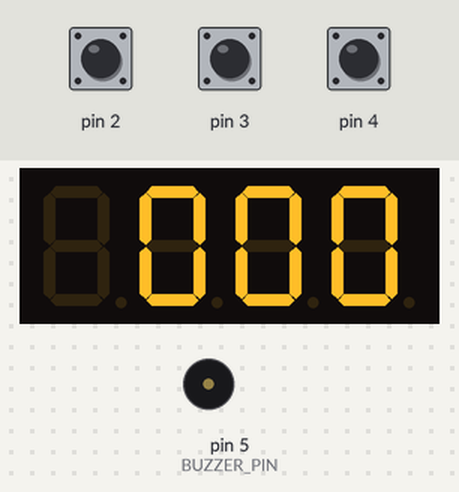
A sketch run on a simulated Arduino Uno, built with avr-gcc and run on an emulated ATmega328P. Parts: 4-digit seven-segment display, buzzer (waves = sounding). The test bench sets the inputs (shaded band); at power-on: pin 2 HIGH, pin 3 HIGH, pin 4 HIGH.

Above: at 0.1 s.
1.3 s: pin 2 pulled LOW for 3.2 s
At 2.95 s:
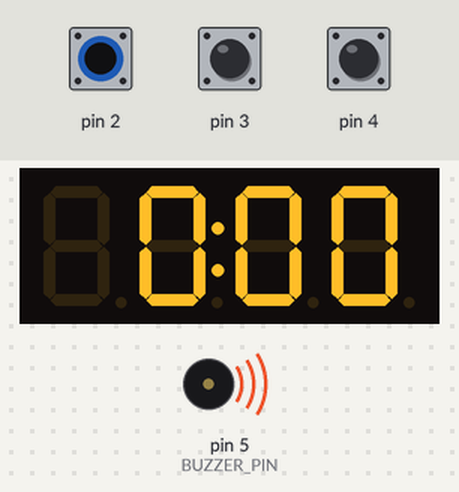
6.0 s: pin 2 pulled LOW for 0.15 s
At 6.3 s:
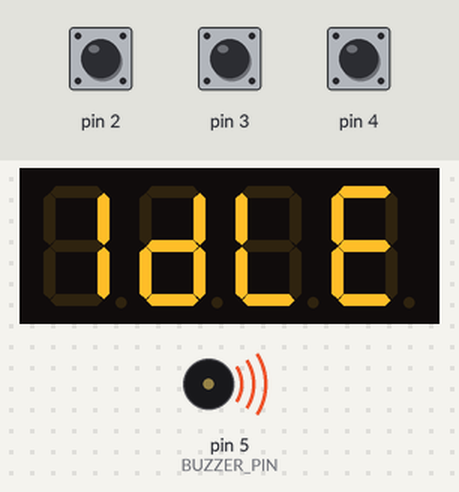
Timing chart, 0 to 9.0 s (numbered marks = the images above; inputs shaded):
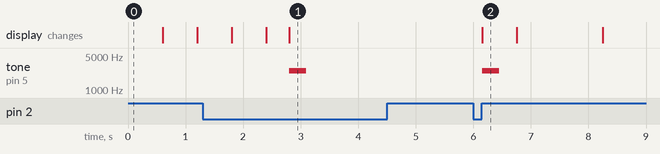

The sketch:

Chess_clock.ino
```cpp
#include <GyverTM1637.h>
#include <GyverButton.h>

/*
   Шахматные часы для контроля рабочего времени
   Два потока времени - обратный отсчет рабочего времени и прямой счет перерывов
   Встроенные оповещения о длительном перерыве (если необходимо)
   Проверка присутствия на рабочем месте (если необходимо)
*/

/*---------------------------------------Настройки----------------------------------------------*/
#define BIG_BTN     2       // Пин для большой кнопки
#define LEFT_BTN    3       // Пин для левой кнопки управления
#define RIGHT_BTN   4       // Пин для правой кнопки управления
#define BUZZER_PIN  5       // Пин для баззера (если нужен)
#define BUZZER_TONE 2500    // Частота баззера в герцах
#define BUZZER_DUR  300     // Длинна сигнала баззера в мс
#define CLK         A5      // Пин дисплея CLK
#define DIO         A4      // Пин дисплея DIO

#define CHECK_ENABLE   1    // Включить проверку наличия на рабочем месте (0 - выкл, 1 - вкл)
#define CHECK_TIMEOUT 15    // Таймаут на нажатие кнопки при проверке в секундах
#define CHECK_PERIOD 3      // Постоянный период проверки в минутах
#define CHECK_PERIOD_RAND 0 // Генерировать опрос со случайным периодом  (0 - выкл, 1 - вкл)
#define CHECK_PERIOD_MIN 1  // Мин период опроса в минутах
#define CHECK_PERIOD_MAX 15 // Макс период опроса в минутах

#define IDLE_ALERT 0        // Делать оповещения о долгом перерыве
#define IDLE_ALERT_PERIOD 5 // Период оповещений в минутах
/*-----------------------------------------------------------------------------------------------*/

GButton big(BIG_BTN, HIGH_PULL);
GButton left(LEFT_BTN, HIGH_PULL);
GButton right(RIGHT_BTN, HIGH_PULL);
GyverTM1637 disp(CLK, DIO);

int8_t hours_need = 0;   // Ввод часов
int8_t hours_left = 0;   // Часы на обратный отсчет
int8_t hours_idle = 0;   // Часы безделья
int8_t minutes_need = 0; // Ввод минут
int8_t minutes_left = 0; // Минуты на обратный отсчет
int8_t minutes_idle = 0; // Минуты безделья

#if (CHECK_PERIOD_RAND == true)
uint32_t checkPeriod = random(CHECK_PERIOD_MIN * 60000UL, CHECK_PERIOD_MAX * 60000UL);  // Если рандом период - получаем этот случайный период
#else
uint32_t checkPeriod = CHECK_PERIOD * 60000UL;                                          // А если постоянный - просто взять из константы
#endif


void setup() {
  disp.clear();           // Очистить дисп
  disp.brightness(7);     // Макс яркость (0-7)
  disp.point(0);          // Выкл точки

  big.setTimeout(1500);       // Таймаут длительного удержания красной кнопки
  left.setStepTimeout(120);   // Таймаут инкремента при удержании других кнопок
  right.setStepTimeout(120);

  pinMode(BUZZER_PIN, OUTPUT);  // Пин баззера как выход
}

void loop() {
  static uint32_t pointTimer = 0;
  static bool pointState = false;
  static bool insertHours = true;

  big.tick();   // опрос кнопок
  left.tick();
  right.tick();

  if (big.isClick()) {           // короткое нажатие
    insertHours = !insertHours;  // инверт флага
  }

  if (big.isHolded()) { // длинное нажатие
    workCycle();        // переход в рабочий цикл
  }

  if (left.isClick() or left.isStep()) {  // Короткое нажатие или удержание
    if (insertHours) {                    // Если ввод часов
      if (--hours_need < 0) {             // Уменьшаем и сравниваем
        hours_need = 12;                  // Если меньше 0 - переполняем
      }
    } else {                              // Если ввод минут
      if (--minutes_need < 0) {           // Уменьшаем и сравниваем
        minutes_need = 59;                // Если меньше 0 - переполняем
      }
    }
  }

  if (right.isClick() or right.isStep()) { // Аналогично для другой кнопки
    if (insertHours) {
      if (++hours_need > 12) {
        hours_need = 0;
      }
    } else {
      if (++minutes_need > 59) {
        minutes_need = 0;
      }
    }
  }

  if (millis() - pointTimer >= 600) {   // мигание точкой каждые 600 мс
    pointTimer = millis();
    pointState = !pointState;
    disp.point(pointState);
  }

  disp.displayClock(hours_need, minutes_need); // вывод вводимых часов/минут
}


void workCycle(void) {              // цикл отсчета рабочего времени
  static uint32_t minsTimer = 0;
  static uint32_t checkTimer = 0;
  static bool checkFlag = false;
  static bool buzzerEnable = false; // переменные и флаги

  hours_idle = 0;                   // передаем нужные значения и обнуляем перерывы
  minutes_idle = 0;
  minutes_left = minutes_need - 1;
  hours_left = hours_need;

  tone(BUZZER_PIN, BUZZER_TONE, BUZZER_DUR); // подаем сигнал
  disp.point(1);                             // вкл точку

  minsTimer = millis();
  checkTimer = millis();                     // обновляем таймеры

  while (true) {    // бесконечный цикл
    big.tick();     // опрос кнопки

    if (big.isClick()) {    // короткое нажатие
      if (checkFlag) {      // Если флаг установлен
        checkFlag = false;  // сброс флага
      } else {              // Если флага нет
        idleCycle();        // перейти в режим счета перерыва
      }
    }

    if (big.isHolded()) {   // Длительное нажатие на клаву
      tone(BUZZER_PIN, BUZZER_TONE, BUZZER_DUR); // подать сигнал и вернуться назад
      return;
    }

    if (millis() - minsTimer >= 60000) {          // минутный таймер
      minsTimer = millis();
      if (--minutes_left < 0) {   // уменьшаем минуты и сравниваем, меньше нуля - идем дальше
        if (hours_left-- > 0) {   // Уменьшаем еще и часы и сравниваем, больше нуля - идем дальше
          minutes_left = 59;      // Переполняем часы
        } else {                  // А если время закончилось
          disp.point(0);          // выкл точку
          disp.displayByte(_empty, _E, _n, _d); // вывод надписи
          for (uint8_t i = 0; i < 3; i++) {     // цикл с подачей сигналов
            tone(BUZZER_PIN, BUZZER_TONE);
            delay(BUZZER_DUR);
            noTone(BUZZER_PIN);
            delay(BUZZER_DUR);
          }
          do {
            big.tick();               // Опрашивать кнопку
          } while (!big.isClick());   // пока ее нажмут
          disp.point(1);              // как нажали - вкл точку
          disp.displayClockTwist(hours_idle, minutes_idle, 50); // вывести время безделья
          do {
            big.tick();               // Опрашивать кнопку
          } while (!big.isClick());   // пока ее нажмут
          return;                     // По нажатию вернуться назад
        }
      }
    }

#if (CHECK_ENABLE == true)            // Если проверка включена
    if (millis() - checkTimer >= checkPeriod) { // Таймер опроса
      checkTimer = millis();
      checkFlag = true;
      buzzerEnable = true;
#if (CHECK_PERIOD_RAND == true)
      checkPeriod = random(CHECK_PERIOD_MIN * 60000UL, CHECK_PERIOD_MAX * 60000UL); // получение случайного периода
#endif
      tone(BUZZER_PIN, BUZZER_TONE, BUZZER_DUR);    // Подать первый сигнал
    }

    if (buzzerEnable and millis() - checkTimer >= BUZZER_DUR * 2UL) { // После окончания подать еще один сигнал по таймеру
      tone(BUZZER_PIN, BUZZER_TONE, BUZZER_DUR);
      buzzerEnable = false;                                           // Выкл баззер
    }

    if (checkFlag and millis() - checkTimer >= CHECK_TIMEOUT * 1000UL) {  // Таймаут нажатия на кнопку
      checkFlag = false;
      idleCycle();                                                        // автоматом идем в режим безделья
    }
#endif


    disp.displayClock(hours_left, minutes_left);                          // Вывод часов и минут обратного отсчета
  }
}

void idleCycle(void) {
  static uint32_t pointTimer = 0;
  static uint32_t minsTimer = 0;
  static uint32_t alertTimer = 0;
  static bool pointState = false;
  static bool buzzerEnable = false;                   // переменные

  disp.point(0);                                      // выкл точку
  disp.displayByte(_1, _d, _L, _E);                   // вывод надписи
  tone(BUZZER_PIN, BUZZER_TONE);                      // подача сигнала
  delay(BUZZER_DUR);
  noTone(BUZZER_PIN);
  delay(BUZZER_DUR);

  pointTimer = millis();                               // апдейт таймеров
  minsTimer = millis();
  alertTimer = millis();

  while (true) {   // бесконечный цикл
    big.tick();     // опрос кнопки

    if (big.isClick()) {    // нажатие на кнопку
      tone(BUZZER_PIN, BUZZER_TONE, BUZZER_DUR); // подать сигнал
      disp.point(1);        // вкл точку
      return;               // вернуться назад
    }

    if (millis() - minsTimer >= 60000) {  // минутный таймер
      minsTimer = millis();
      if (++minutes_idle > 59) {          // инкремент минут и проверка на переполнение
        minutes_idle = 0;                 // переполнение минут
        hours_idle++;                     // инкремент часа
      }
    }

    if (millis() - pointTimer >= 1500) {  // таймер мигания точек
      pointTimer = millis();
      pointState = !pointState;
      disp.point(pointState);
    }

#if (IDLE_ALERT == true)    // если включено напоминание о длительном безделье
    if (millis() - alertTimer >= IDLE_ALERT_PERIOD * 60000UL) {  // таймер опроса безделья
      alertTimer = millis();
      buzzerEnable = true;
      tone(BUZZER_PIN, BUZZER_TONE, BUZZER_DUR);                  // подать первый сигнал
    }

    if (buzzerEnable and millis() - alertTimer >= BUZZER_DUR * 2UL) { // Таймер для второго сигнала без delay
      tone(BUZZER_PIN, BUZZER_TONE, BUZZER_DUR);                      // Подача второго сигнала
      buzzerEnable = false;
    }
#endif

    disp.displayClock(hours_idle, minutes_idle);                      // вывод часов и минут безделья в реальном времени
  }
}
```

Measured:
- after the input at 1.3 s, tone on pin 5 (BUZZER_PIN): silent → 2500 Hz after 1.5 s, → silent 0.30 s later
- after the input at 6.0 s, tone on pin 5 (BUZZER_PIN): silent → 2500 Hz after 0.15 s, → silent 0.30 s later; the display: changes after 0.15 s (image 2)
- what the display in image 2 shows lasts 0.6 s, from 6.2 s to 6.8 s
